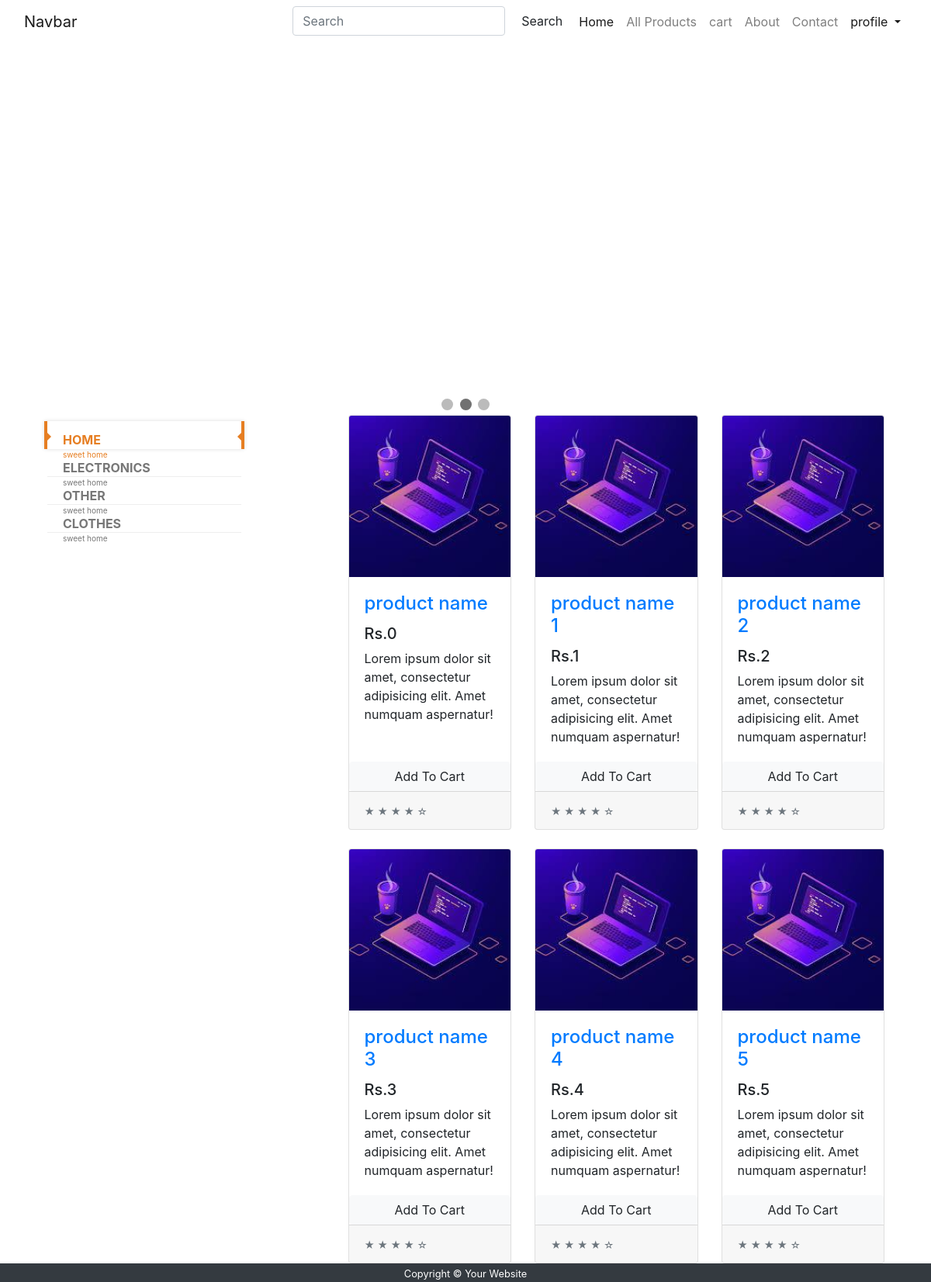
The page / on the database its author committed.
### myapp/models.py (models this page shows, shortened)
class Product(models.Model):
	name = models.CharField(max_length=220)
	price = models.IntegerField(default=0)
	category = models.ForeignKey(Category,on_delete=models.CASCADE,default=1)
	description = models.TextField()
	image = models.ImageField(upload_to='upload/products')
	date = models.DateTimeField(auto_now_add=True)
	@staticmethod
	def getAllCategory():
		return Product.objects.all()

### myapp/views.py (the view, shortened to what this page needs)
# urls.py: path('', views.main, name='main'),
def main(request):
    products = Product.getAllCategory()
    Categorys= Category.getAllCategory()
    subcategorys= Category.getsubCategory('other')
    distcategorys=Category.getdistinctCategory()
    print(distcategorys)
    context={"Products":products,'Category':{"Category":Categorys,"subCategory":distcategorys},'Customer':""}
    if request.session.get('customer'):
        print('costomer id',request.session.get('customer'))
        cstid=request.session.get('customer')
        context['customer']= Customer.getCustomerByid(cstid)[0]
        qurry=Customer.getCustomerByid(cstid)
        print(qurry[0])
    if request.method=="GET":
        if request.GET.get('category_id'):
            cart = request.session.get('cart')
            if not cart:
             request.session['cart'] = {}
            filterProduct = Product.getProductByFilter(request.GET['category_id'])
            context["Products"]=filterProduct
            return render(request,'main.html',context)
    return render(request,'main.html',context)

### myapp/models.py (called while the page is built)
	@staticmethod
	def getAllCategory():
		return Category.objects.all()

	@staticmethod
	def getdistinctCategory():
		return Category.objects.values('subcategory').distinct()

	@staticmethod
	def getsubCategory(subcategory):
			try:
				return Category.objects.filter(subcategory=subcategory).distinct()
			except:
				return False

### templates/main.html (shortened to what this page needs)
{% load cart %}
<!doctype html>
<html lang="en">
  <head>
    <link href="static/main.css" rel="stylesheet">
    <link rel="stylesheet" href="https://stackpath.bootstrapcdn.com/bootstrap/4.3.1/css/bootstrap.min.css">
  </head>
  <body>
      <div class="container-fluid">
    <nav class="navbar sticky-top navbar-expand-lg navbar-light">
        <a class="navbar-brand" href="\">Navbar</a>
        <div class="collapse navbar-collapse form-inline justify-content-end" id="navbarSupportedContent">
            <ul class="navbar-nav">
                <li class="nav-item ">
          <form class="form-inline my-2 my-lg-0">
            <input class="form-control mr-sm-2" type="text" placeholder="Search" aria-label="Search">
            <button class="btn btn-outline-white my-2 my-sm-0 " type="submit">Search</button>
          </form>
        </li>
        <li class="nav-item active">
          <a class="nav-link" href="\">Home <span class="sr-only">(current)</span></a>
        </li>
          <li class="nav-item {% block navactiveProducts %} {% endblock navactiveProducts %}">
            <a class="nav-link " href="/allproducts">All Products</a>
          </li>
          <li class="nav-item ">
            <a class="nav-link " href="/cart">cart</a>
          </li>
          <li class="nav-item {% block navactiveAbout %} {% endblock navactiveAbout %}">
            <a class="nav-link" href="/about">About</a>
          </li>
          <li class="nav-item {% block navactiveContact %} {% endblock navactiveContact %}">
            <a class="nav-link" href="/cantact">Contact</a>
          </li>
         <li class="nav-item dropdown active">
            <a class="nav-link dropdown-toggle" href="#" id="navbarDropdown" role="button" data-toggle="dropdown" aria-haspopup="true" aria-expanded="false">
             profile
            </a>
            </li>
        </ul>
        </div>
      </nav>
{% block Checkout %}
<div>
<div class="slideshow-container">
</div>
<br>
<div style="text-align:center">
  <span class="dot"></span>
  <span class="dot"></span>
  <span class="dot"></span>
</div>
</div>
<div  class="container ">
    <div id = "leftbox">
        <nav class="navbar navbar-expand-lg">
            <div  class="d-sm-none d-md-block collapse navbar-collapse">
    <ul id="sideManu navbar-nav" class="mcd-menu">
      <li class="nav-item ">
        <a href="" class="active">
            <strong>home</strong>
            <small>sweet home</small>
        </a>
    </li>
      {% if Category.subCategory|length == 0 %}
      <div class="alert alert-warning col-12">
          <strong>
              <h3>No catagory Found!</h3>
          </strong>
      </div>
      {% elif Category.subCategory|length > 0 %}
      {% for subCategory in Category.subCategory %}
        <li>
          <a href="/?category_type={{ subCategory.id }}" class="nav-link">
              <strong>{{ subCategory.subcategory}} </strong>
              <small>sweet home</small>
          </a>
        </li>
       {% endfor %}
       {% endif %}
    </nav>
    </div>
    </div>
{% block body %}
<div class="container">
      {% if Products|length == 0 %}
      <div class="alert alert-warning col-12">
          <strong>
              <h3>No Product Found!</h3>
          </strong>
      </div>
      {% elif Products|length > 0 %}
      <div class="row">
        {% for Products in Products %}
        <div class="col-lg-4 col-md-6 mb-4">
          <div class="card h-100 width: 15rem;">
            <a href="#"><img class="card-img-top" src="{{ Products.image.url }}" alt=""></a>
            <div class="card-body">
              <h4 class="card-title">
                <a href="#">{{ Products.name}}</a>
              </h4>
              <h5>Rs.{{ Products.price }}</h5>
              <p class="card-text">Lorem ipsum dolor sit amet, consectetur adipisicing elit. Amet numquam aspernatur!</p>
            </div>
            <div>
              {% if Products|is_in_cart:request.session.cart %}
						<div class="row no-gutters">
							<form action="/#{{Products.id}}" class="col-2 " method="post">
								{% csrf_token %}
								<input hidden type="text" name='product' value='{{Products.id}}'>
								<input hidden type="text" name='remove' value='True'>
								<input type="submit" value=" - " class="btn btn-block btn-light border-right">
							</form>
							<div class="text-center col">{{Products|cart_quantity:request.session.cart}} in Cart</div>
							<form action="/#{{Products.id}}" class="col-2 " method="post">
								{% csrf_token %}
								<input hidden type="text" name='product' value='{{Products.id}}'>
								<input type="submit" value=" + " class="btn btn-block btn-light border-left">
							</form>
						</div>
						{% else %}
						<form action="/#{{Products.id}}" method="POST" class="btn-block">
							<input type="submit" class="float-right btn btn-light  form-control"
								value="Add To Cart">
						</form>
						{% endif %}
            </div>
            <div class="card-footer">
              <small class="text-muted">&#9733; &#9733; &#9733; &#9733; &#9734;</small>
            </div>
          </div>
        </div>
       {% endfor %}
       {% endif %}
      </div>
</div>
{% endblock body %}
{% endblock Checkout %}
    <footer id="sticky-footer" class=" bg-dark text-white fixed-bottom">
      <div class="container text-center">
        <small>Copyright &copy; Your Website</small>
      </div>
    </footer>
  </body>
</html>

### static/main.css (style rules this page uses)
* { box-sizing: border-box; }
body { font-family: Verdana, sans-serif; height: 100%; }
img { vertical-align: middle; }
.slideshow-container { max-width: 1050px; position: relative; margin: auto; }
.dot { height: 15px; width: 15px; margin: 0 2px; background-color: #bbb; border-radius: 50%; display: inline-block; transition: background-color 0.6s ease; }
.activeslider { background-color: #717171; }
#leftbox { float:left; width:35%; }
.mcd-menu { list-style: none; padding: 0; margin: 0; background: #FFF; border-radius: 2px; -moz-border-radius: 2px; -webkit-border-radius: 2px; width: 250px; }
.mcd-menu li { position: relative; }
.mcd-menu li a { display: block; text-decoration: none; padding: 12px 20px; color: #777; text-align: left; height: 36px; position: relative; border-bottom: 1px solid #EEE; }
.mcd-menu li a strong { display: block; text-transform: uppercase; }
.mcd-menu li a small { display: block; font-size: 10px; }
.mcd-menu li a i, .mcd-menu li a strong, .mcd-menu li a small { position: relative; transition: all 300ms linear; -o-transition: all 300ms linear; -ms-transition: all 300ms linear; -moz-transition: all 300ms linear; -webkit-transition: all 300ms linear; }
.mcd-menu li a.active { position: relative; color: #e67e22; border:0; box-shadow: 0 0 5px #DDD; -moz-box-shadow: 0 0 5px #DDD; -webkit-box-shadow: 0 0 5px #DDD; border-left: 4px solid #e67e22; border-right: 4px solid #e67e22; margin: 0 -4px; }
.mcd-menu li a.active:before { content: ""; position: absolute; top: 42%; left: 0; border-left: 5px solid #e67e22; border-top: 5px solid transparent; border-bottom: 5px solid transparent; }
.mcd-menu li a.active:after { content: ""; position: absolute; top: 42%; right: 0; border-right: 5px solid #e67e22; border-top: 5px solid transparent; border-bottom: 5px solid transparent; }

### rows shown on the page
Product: image (picture), name "product name", price "0"
Product: image (picture), name "product name 1", price "1"
Product: image (picture), name "product name 2", price "2"
Product: image (picture), name "product name 3", price "3"
Product: image (picture), name "product name 4", price "4"
Product: image (picture), name "product name 5", price "5"

### other values the page prints
{{ subCategory.subcategory }} "ELECTRONICS" "OTHER" "CLOTHES"
